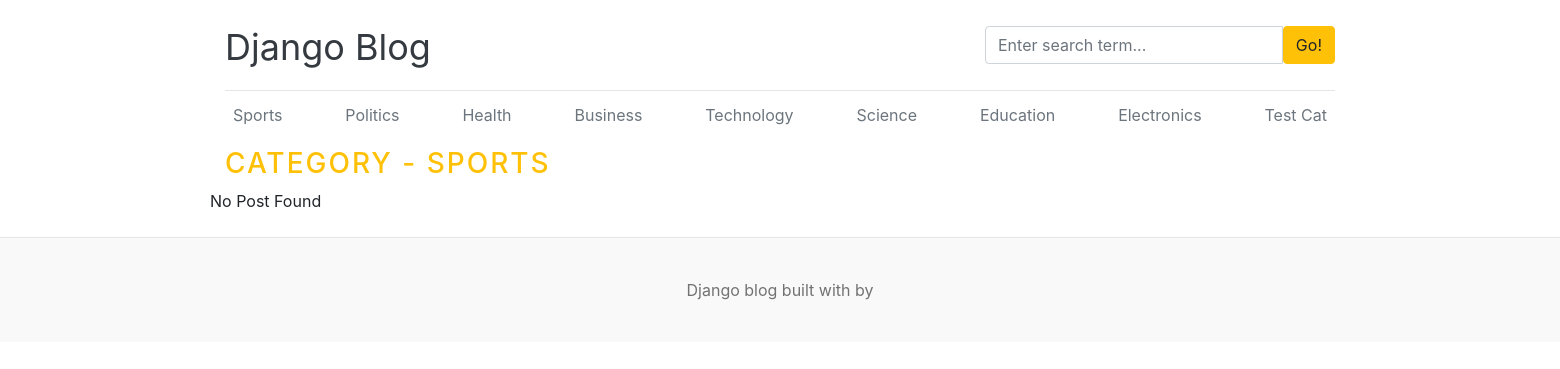
Page /category/1/ on the committed database.
### blogs/models.py (models this page shows)
class Category(models.Model):
    category_name = models.CharField(max_length=50, unique=True)
    created_at = models.DateTimeField(auto_now_add=True)
    updated_at = models.DateTimeField(auto_now=True)
    class Meta:
        verbose_name_plural = 'categories'
    def __str__(self) -> str:
        return self.category_name

### blogs/views.py (the view)
# urls.py: path('<int:category_id>/', views.posts_by_category, name = "posts_by_category")
def posts_by_category(request, category_id):
    posts = Blog.objects.filter(status = 'Published', category = category_id)
    category = get_object_or_404(Category, pk = category_id)
    context = {
        'posts': posts,
        'category': category
    }
    return render(request, 'posts_by_category.html', context)

### blogs/context_processors.py (called while the page is built)
def get_categories(request):
    categories = Category.objects.all()
    return dict(categories = categories)

def get_social_links(request):
    social_links = SocialLink.objects.all()
    return dict(social_links = social_links)

### templates/posts_by_category.html (shortened to what this page needs)
{% extends "base.html"%}
{%block content%}
  <h3 class="text-uppercase text-warning" style="letter-spacing: 2px;">Category - {{category}}</h3>
  <div class="row mb-2">
    {% if posts %}
    {% for post in posts %}
    <div class="col-md-6">
      <div class="card border-0">
        <div class="card-body">
          <h3>{{post.title}}</h3>
          <small class="mb-1 text-muted">{{post.created_at}} | {{post.author}}</small>
          <p class="card-text">{{post.short_description | truncatewords:25}}</p>
        </div>
      </div>
    </div>
    {% endfor %}
    {% else %}
    <p>No Post Found</p>
    {% endif %}
  </div>
      </div>
{%endblock%}

### templates/base.html (shortened to what this page needs)
{% load static %}
<!DOCTYPE html>
<html lang="en">
  <head>
    <link href="https://getbootstrap.com/docs/4.0/dist/css/bootstrap.min.css" rel="stylesheet">
    <link href="{% static 'css/blog.css' %}" rel="stylesheet">
    <link rel="stylesheet" href="https://cdnjs.cloudflare.com/ajax/libs/font-awesome/4.7.0/css/font-awesome.min.css">
  </head>
<body>
    <div class="container">
      <header class="blog-header py-3">
        <div class="row flex-nowrap justify-content-between align-items-center">
          <div class="col-8 pt-1">
            <a class="blog-header-logo text-dark" href="/">Django Blog</a>
          </div>
          <div class="col-4">
            <form action="{% url "search" %} method="GET">
              <div class="input-group">
                <input class="form-control" type="text" placeholder="Enter search term..." aria-label="Enter search term..." aria-describedby="button-search" />
                <button class="btn btn-warning" id="button-search" type="submit">Go!</button>
            </div>
            </form>
          </div>
          <div class="col-4 d-flex justify-content-end align-items-center">
          </div>
        </div>
      </header>
      <div class="nav-scroller py-1 mb-2">
        <nav class="nav d-flex justify-content-between">
          {% for cat in  categories %}
          <a class="p-2 text-muted" href="{% url 'posts_by_category' cat.id %}">{{cat.category_name}}</a>
          {% endfor %}
        </nav>
      </div>
{%block content %}
{%endblock%}
<footer class="blog-footer">
    <p>Django blog built with   by <a href="#"></a></p>
  </footer>
  </body>
  </html>

### blog_main/static/css/blog.css (style rules this page uses)
.blog-header { border-bottom: 1px solid #e5e5e5; }
.blog-header-logo { font-family: "Playfair Display", Georgia, "Times New Roman", serif/rtl:Amiri, Georgia, "Times New Roman", serif/; font-size: 2.25rem; }
h1, h2, h3, h4, h5, h6 { font-family: "Playfair Display", Georgia, "Times New Roman", serif/rtl:Amiri, Georgia, "Times New Roman", serif/; }
.blog-footer { padding: 2.5rem 0; color: #727272; text-align: center; background-color: #f9f9f9; border-top: .05rem solid #e5e5e5; }
.blog-footer p:last-child { margin-bottom: 0; }

### rows in the picture
Category: category_name "Sports", category_name "SPORTS"
Category: category_name "Politics"
Category: category_name "Health"
Category: category_name "Business"
Category: category_name "Technology"
Category: category_name "Science"
Category: category_name "Education"
Category: category_name "Electronics"
Category: category_name "Test Cat"
